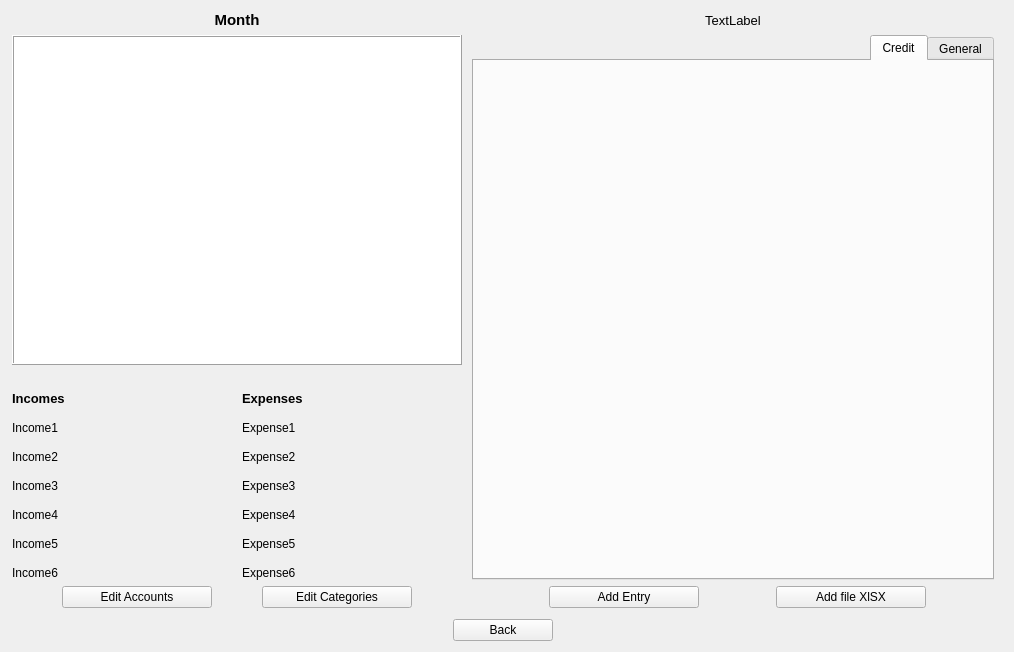
<?xml version="1.0" encoding="UTF-8"?>
<ui version="4.0">
 <class>MonthView</class>
 <widget class="QWidget" name="MonthView">
  <property name="windowModality">
   <enum>Qt::WindowModality::WindowModal</enum>
  </property>
  <property name="geometry">
   <rect>
    <x>0</x>
    <y>0</y>
    <width>990</width>
    <height>652</height>
   </rect>
  </property>
  <property name="sizePolicy">
   <sizepolicy hsizetype="Expanding" vsizetype="Expanding">
    <horstretch>0</horstretch>
    <verstretch>0</verstretch>
   </sizepolicy>
  </property>
  <property name="font">
   <font>
    <pointsize>9</pointsize>
   </font>
  </property>
  <property name="windowTitle">
   <string>Month View</string>
  </property>
  <layout class="QGridLayout" name="gridLayout" rowstretch="0,0,0,0,0" columnstretch="1,1,3,0">
   <property name="leftMargin">
    <number>12</number>
   </property>
   <property name="rightMargin">
    <number>10</number>
   </property>
   <property name="horizontalSpacing">
    <number>10</number>
   </property>
   <item row="2" column="0">
    <layout class="QFormLayout" name="IncomesLayout">
     <property name="fieldGrowthPolicy">
      <enum>QFormLayout::FieldGrowthPolicy::AllNonFixedFieldsGrow</enum>
     </property>
     <property name="rowWrapPolicy">
      <enum>QFormLayout::RowWrapPolicy::WrapLongRows</enum>
     </property>
     <property name="verticalSpacing">
      <number>15</number>
     </property>
     <property name="leftMargin">
      <number>0</number>
     </property>
     <property name="topMargin">
      <number>20</number>
     </property>
     <property name="rightMargin">
      <number>0</number>
     </property>
     <property name="bottomMargin">
      <number>0</number>
     </property>
     <item row="0" column="0">
      <widget class="QLabel" name="label">
       <property name="font">
        <font>
         <pointsize>10</pointsize>
         <bold>true</bold>
        </font>
       </property>
       <property name="frameShadow">
        <enum>QFrame::Shadow::Raised</enum>
       </property>
       <property name="text">
        <string>Incomes</string>
       </property>
       <property name="alignment">
        <set>Qt::AlignmentFlag::AlignBottom|Qt::AlignmentFlag::AlignLeading|Qt::AlignmentFlag::AlignLeft</set>
       </property>
      </widget>
     </item>
     <item row="1" column="0">
      <widget class="QLabel" name="Income1">
       <property name="enabled">
        <bool>true</bool>
       </property>
       <property name="statusTip">
        <string/>
       </property>
       <property name="whatsThis">
        <string/>
       </property>
       <property name="accessibleName">
        <string/>
       </property>
       <property name="accessibleDescription">
        <string/>
       </property>
       <property name="styleSheet">
        <string notr="true"/>
       </property>
       <property name="text">
        <string>Income1</string>
       </property>
       <property name="scaledContents">
        <bool>false</bool>
       </property>
       <property name="buddy">
        <cstring></cstring>
       </property>
      </widget>
     </item>
     <item row="1" column="1">
      <widget class="QLabel" name="Income1Amount">
       <property name="layoutDirection">
        <enum>Qt::LayoutDirection::LeftToRight</enum>
       </property>
       <property name="text">
        <string/>
       </property>
       <property name="alignment">
        <set>Qt::AlignmentFlag::AlignRight|Qt::AlignmentFlag::AlignTrailing|Qt::AlignmentFlag::AlignVCenter</set>
       </property>
      </widget>
     </item>
     <item row="2" column="0">
      <widget class="QLabel" name="Income2">
       <property name="text">
        <string>Income2</string>
       </property>
      </widget>
     </item>
     <item row="2" column="1">
      <widget class="QLabel" name="Income2Amount">
       <property name="text">
        <string/>
       </property>
       <property name="alignment">
        <set>Qt::AlignmentFlag::AlignRight|Qt::AlignmentFlag::AlignTrailing|Qt::AlignmentFlag::AlignVCenter</set>
       </property>
      </widget>
     </item>
     <item row="3" column="0">
      <widget class="QLabel" name="Income3">
       <property name="text">
        <string>Income3</string>
       </property>
      </widget>
     </item>
     <item row="3" column="1">
      <widget class="QLabel" name="Income3Amount">
       <property name="text">
        <string/>
       </property>
       <property name="alignment">
        <set>Qt::AlignmentFlag::AlignRight|Qt::AlignmentFlag::AlignTrailing|Qt::AlignmentFlag::AlignVCenter</set>
       </property>
      </widget>
     </item>
     <item row="4" column="0">
      <widget class="QLabel" name="Income4">
       <property name="text">
        <string>Income4</string>
       </property>
      </widget>
     </item>
     <item row="4" column="1">
      <widget class="QLabel" name="Income4Amount">
       <property name="text">
        <string/>
       </property>
       <property name="alignment">
        <set>Qt::AlignmentFlag::AlignRight|Qt::AlignmentFlag::AlignTrailing|Qt::AlignmentFlag::AlignVCenter</set>
       </property>
      </widget>
     </item>
     <item row="5" column="0">
      <widget class="QLabel" name="Income5">
       <property name="text">
        <string>Income5</string>
       </property>
      </widget>
     </item>
     <item row="5" column="1">
      <widget class="QLabel" name="Income5Amount">
       <property name="text">
        <string/>
       </property>
       <property name="alignment">
        <set>Qt::AlignmentFlag::AlignRight|Qt::AlignmentFlag::AlignTrailing|Qt::AlignmentFlag::AlignVCenter</set>
       </property>
      </widget>
     </item>
     <item row="6" column="0">
      <widget class="QLabel" name="Income6">
       <property name="text">
        <string>Income6</string>
       </property>
      </widget>
     </item>
     <item row="6" column="1">
      <widget class="QLabel" name="Income6Amount">
       <property name="text">
        <string/>
       </property>
       <property name="alignment">
        <set>Qt::AlignmentFlag::AlignRight|Qt::AlignmentFlag::AlignTrailing|Qt::AlignmentFlag::AlignVCenter</set>
       </property>
      </widget>
     </item>
    </layout>
   </item>
   <item row="2" column="1">
    <layout class="QFormLayout" name="ExpensesLayout">
     <property name="sizeConstraint">
      <enum>QLayout::SizeConstraint::SetDefaultConstraint</enum>
     </property>
     <property name="rowWrapPolicy">
      <enum>QFormLayout::RowWrapPolicy::DontWrapRows</enum>
     </property>
     <property name="formAlignment">
      <set>Qt::AlignmentFlag::AlignLeading|Qt::AlignmentFlag::AlignLeft|Qt::AlignmentFlag::AlignTop</set>
     </property>
     <property name="horizontalSpacing">
      <number>5</number>
     </property>
     <property name="verticalSpacing">
      <number>15</number>
     </property>
     <property name="leftMargin">
      <number>0</number>
     </property>
     <property name="topMargin">
      <number>20</number>
     </property>
     <property name="rightMargin">
      <number>0</number>
     </property>
     <property name="bottomMargin">
      <number>0</number>
     </property>
     <item row="0" column="0">
      <widget class="QLabel" name="Expenses_title">
       <property name="sizePolicy">
        <sizepolicy hsizetype="Preferred" vsizetype="Preferred">
         <horstretch>0</horstretch>
         <verstretch>0</verstretch>
        </sizepolicy>
       </property>
       <property name="font">
        <font>
         <pointsize>10</pointsize>
         <bold>true</bold>
        </font>
       </property>
       <property name="frameShape">
        <enum>QFrame::Shape::NoFrame</enum>
       </property>
       <property name="frameShadow">
        <enum>QFrame::Shadow::Raised</enum>
       </property>
       <property name="text">
        <string>Expenses</string>
       </property>
       <property name="alignment">
        <set>Qt::AlignmentFlag::AlignBottom|Qt::AlignmentFlag::AlignLeading|Qt::AlignmentFlag::AlignLeft</set>
       </property>
      </widget>
     </item>
     <item row="1" column="0">
      <widget class="QLabel" name="Expense1">
       <property name="enabled">
        <bool>true</bool>
       </property>
       <property name="text">
        <string>Expense1</string>
       </property>
      </widget>
     </item>
     <item row="1" column="1">
      <widget class="QLabel" name="Expense1Amount">
       <property name="enabled">
        <bool>true</bool>
       </property>
       <property name="layoutDirection">
        <enum>Qt::LayoutDirection::LeftToRight</enum>
       </property>
       <property name="text">
        <string/>
       </property>
       <property name="alignment">
        <set>Qt::AlignmentFlag::AlignRight|Qt::AlignmentFlag::AlignTrailing|Qt::AlignmentFlag::AlignVCenter</set>
       </property>
      </widget>
     </item>
     <item row="2" column="0">
      <widget class="QLabel" name="Expense2">
       <property name="enabled">
        <bool>true</bool>
       </property>
       <property name="text">
        <string>Expense2</string>
       </property>
      </widget>
     </item>
     <item row="2" column="1">
      <widget class="QLabel" name="Expense2Amount">
       <property name="text">
        <string/>
       </property>
       <property name="alignment">
        <set>Qt::AlignmentFlag::AlignRight|Qt::AlignmentFlag::AlignTrailing|Qt::AlignmentFlag::AlignVCenter</set>
       </property>
      </widget>
     </item>
     <item row="3" column="0">
      <widget class="QLabel" name="Expense3">
       <property name="enabled">
        <bool>true</bool>
       </property>
       <property name="text">
        <string>Expense3</string>
       </property>
      </widget>
     </item>
     <item row="3" column="1">
      <widget class="QLabel" name="Expense3Amount">
       <property name="text">
        <string/>
       </property>
       <property name="alignment">
        <set>Qt::AlignmentFlag::AlignRight|Qt::AlignmentFlag::AlignTrailing|Qt::AlignmentFlag::AlignVCenter</set>
       </property>
      </widget>
     </item>
     <item row="4" column="0">
      <widget class="QLabel" name="Expense4">
       <property name="enabled">
        <bool>true</bool>
       </property>
       <property name="text">
        <string>Expense4</string>
       </property>
      </widget>
     </item>
     <item row="4" column="1">
      <widget class="QLabel" name="Expense4Amount">
       <property name="text">
        <string/>
       </property>
       <property name="alignment">
        <set>Qt::AlignmentFlag::AlignRight|Qt::AlignmentFlag::AlignTrailing|Qt::AlignmentFlag::AlignVCenter</set>
       </property>
      </widget>
     </item>
     <item row="5" column="0">
      <widget class="QLabel" name="Expense5">
       <property name="enabled">
        <bool>true</bool>
       </property>
       <property name="text">
        <string>Expense5</string>
       </property>
      </widget>
     </item>
     <item row="5" column="1">
      <widget class="QLabel" name="Expense5Amount">
       <property name="text">
        <string/>
       </property>
       <property name="alignment">
        <set>Qt::AlignmentFlag::AlignRight|Qt::AlignmentFlag::AlignTrailing|Qt::AlignmentFlag::AlignVCenter</set>
       </property>
      </widget>
     </item>
     <item row="6" column="0">
      <widget class="QLabel" name="Expense6">
       <property name="text">
        <string>Expense6</string>
       </property>
      </widget>
     </item>
     <item row="6" column="1">
      <widget class="QLabel" name="Expense6Amount">
       <property name="text">
        <string/>
       </property>
       <property name="alignment">
        <set>Qt::AlignmentFlag::AlignRight|Qt::AlignmentFlag::AlignTrailing|Qt::AlignmentFlag::AlignVCenter</set>
       </property>
      </widget>
     </item>
    </layout>
   </item>
   <item row="3" column="2" colspan="2">
    <layout class="QHBoxLayout" name="horizontalLayout_2">
     <property name="spacing">
      <number>50</number>
     </property>
     <property name="leftMargin">
      <number>50</number>
     </property>
     <property name="rightMargin">
      <number>50</number>
     </property>
     <item>
      <widget class="QPushButton" name="AddEntryButton">
       <property name="sizePolicy">
        <sizepolicy hsizetype="Fixed" vsizetype="Fixed">
         <horstretch>0</horstretch>
         <verstretch>0</verstretch>
        </sizepolicy>
       </property>
       <property name="minimumSize">
        <size>
         <width>150</width>
         <height>0</height>
        </size>
       </property>
       <property name="text">
        <string>Add Entry</string>
       </property>
      </widget>
     </item>
     <item>
      <widget class="QPushButton" name="addFileButton">
       <property name="sizePolicy">
        <sizepolicy hsizetype="Fixed" vsizetype="Fixed">
         <horstretch>0</horstretch>
         <verstretch>0</verstretch>
        </sizepolicy>
       </property>
       <property name="minimumSize">
        <size>
         <width>150</width>
         <height>0</height>
        </size>
       </property>
       <property name="text">
        <string>Add file XlSX</string>
       </property>
      </widget>
     </item>
    </layout>
   </item>
   <item row="1" column="0" colspan="2">
    <widget class="QChartView" name="graphicsView">
     <property name="minimumSize">
      <size>
       <width>350</width>
       <height>300</height>
      </size>
     </property>
     <property name="maximumSize">
      <size>
       <width>10000</width>
       <height>10000</height>
      </size>
     </property>
     <property name="frameShape">
      <enum>QFrame::Shape::Box</enum>
     </property>
     <property name="frameShadow">
      <enum>QFrame::Shadow::Raised</enum>
     </property>
    </widget>
   </item>
   <item row="0" column="2">
    <widget class="QLabel" name="DateNowLabel">
     <property name="font">
      <font>
       <pointsize>10</pointsize>
      </font>
     </property>
     <property name="text">
      <string>TextLabel</string>
     </property>
     <property name="alignment">
      <set>Qt::AlignmentFlag::AlignCenter</set>
     </property>
    </widget>
   </item>
   <item row="4" column="0" colspan="3">
    <layout class="QHBoxLayout" name="horizontalLayout" stretch="0">
     <property name="leftMargin">
      <number>0</number>
     </property>
     <property name="topMargin">
      <number>5</number>
     </property>
     <property name="rightMargin">
      <number>0</number>
     </property>
     <item>
      <widget class="QPushButton" name="BackButton">
       <property name="sizePolicy">
        <sizepolicy hsizetype="Fixed" vsizetype="Preferred">
         <horstretch>0</horstretch>
         <verstretch>0</verstretch>
        </sizepolicy>
       </property>
       <property name="minimumSize">
        <size>
         <width>100</width>
         <height>0</height>
        </size>
       </property>
       <property name="text">
        <string>Back</string>
       </property>
      </widget>
     </item>
    </layout>
   </item>
   <item row="0" column="0" colspan="2">
    <widget class="QLabel" name="MonthNameLabel">
     <property name="font">
      <font>
       <pointsize>11</pointsize>
       <bold>true</bold>
      </font>
     </property>
     <property name="text">
      <string>Month</string>
     </property>
     <property name="alignment">
      <set>Qt::AlignmentFlag::AlignCenter</set>
     </property>
    </widget>
   </item>
   <item row="1" column="2" rowspan="2">
    <widget class="QTabWidget" name="typeAccountView">
     <property name="layoutDirection">
      <enum>Qt::LayoutDirection::RightToLeft</enum>
     </property>
     <property name="tabPosition">
      <enum>QTabWidget::TabPosition::North</enum>
     </property>
     <property name="tabShape">
      <enum>QTabWidget::TabShape::Rounded</enum>
     </property>
     <property name="currentIndex">
      <number>1</number>
     </property>
     <widget class="QWidget" name="debitPage">
      <attribute name="title">
       <string>General</string>
      </attribute>
      <layout class="QVBoxLayout" name="verticalLayout_2">
       <item>
        <widget class="QLabel" name="label_4">
         <property name="font">
          <font>
           <pointsize>10</pointsize>
           <bold>true</bold>
          </font>
         </property>
         <property name="frameShadow">
          <enum>QFrame::Shadow::Raised</enum>
         </property>
         <property name="text">
          <string>Sumary</string>
         </property>
        </widget>
       </item>
       <item>
        <widget class="Line" name="line_2">
         <property name="orientation">
          <enum>Qt::Orientation::Horizontal</enum>
         </property>
        </widget>
       </item>
       <item>
        <widget class="QLabel" name="TotalSavingsLabel">
         <property name="font">
          <font>
           <pointsize>9</pointsize>
           <bold>true</bold>
          </font>
         </property>
         <property name="text">
          <string>Total of Savings</string>
         </property>
        </widget>
       </item>
       <item>
        <widget class="QLabel" name="TotalSavingsAmount">
         <property name="text">
          <string>0</string>
         </property>
         <property name="alignment">
          <set>Qt::AlignmentFlag::AlignRight|Qt::AlignmentFlag::AlignTrailing|Qt::AlignmentFlag::AlignVCenter</set>
         </property>
        </widget>
       </item>
       <item>
        <widget class="QLabel" name="TotalIncomesLabel">
         <property name="font">
          <font>
           <pointsize>9</pointsize>
           <bold>true</bold>
          </font>
         </property>
         <property name="frameShape">
          <enum>QFrame::Shape::NoFrame</enum>
         </property>
         <property name="frameShadow">
          <enum>QFrame::Shadow::Plain</enum>
         </property>
         <property name="lineWidth">
          <number>0</number>
         </property>
         <property name="text">
          <string>Total of Incomes</string>
         </property>
         <property name="textFormat">
          <enum>Qt::TextFormat::AutoText</enum>
         </property>
         <property name="scaledContents">
          <bool>false</bool>
         </property>
        </widget>
       </item>
       <item>
        <widget class="QLabel" name="TotalIncomesAmount">
         <property name="text">
          <string>0</string>
         </property>
         <property name="alignment">
          <set>Qt::AlignmentFlag::AlignRight|Qt::AlignmentFlag::AlignTrailing|Qt::AlignmentFlag::AlignVCenter</set>
         </property>
        </widget>
       </item>
       <item>
        <widget class="QLabel" name="TotalExpensesLabel">
         <property name="font">
          <font>
           <pointsize>9</pointsize>
           <italic>false</italic>
           <bold>true</bold>
          </font>
         </property>
         <property name="text">
          <string>Total of Expenses</string>
         </property>
        </widget>
       </item>
       <item>
        <widget class="QLabel" name="TotalExpensesAmount">
         <property name="text">
          <string>0</string>
         </property>
         <property name="alignment">
          <set>Qt::AlignmentFlag::AlignRight|Qt::AlignmentFlag::AlignTrailing|Qt::AlignmentFlag::AlignVCenter</set>
         </property>
        </widget>
       </item>
       <item>
        <layout class="QVBoxLayout" name="verticalLayout">
         <property name="spacing">
          <number>5</number>
         </property>
         <property name="sizeConstraint">
          <enum>QLayout::SizeConstraint::SetFixedSize</enum>
         </property>
         <property name="leftMargin">
          <number>0</number>
         </property>
         <item>
          <widget class="QLabel" name="label_3">
           <property name="font">
            <font>
             <pointsize>9</pointsize>
             <italic>true</italic>
            </font>
           </property>
           <property name="frameShadow">
            <enum>QFrame::Shadow::Raised</enum>
           </property>
           <property name="text">
            <string>Last Entries</string>
           </property>
          </widget>
         </item>
         <item>
          <widget class="QTableView" name="TableViewLastEntry">
           <property name="minimumSize">
            <size>
             <width>500</width>
             <height>0</height>
            </size>
           </property>
           <property name="layoutDirection">
            <enum>Qt::LayoutDirection::LeftToRight</enum>
           </property>
           <property name="editTriggers">
            <set>QAbstractItemView::EditTrigger::NoEditTriggers</set>
           </property>
           <property name="sortingEnabled">
            <bool>true</bool>
           </property>
          </widget>
         </item>
        </layout>
       </item>
      </layout>
     </widget>
     <widget class="QWidget" name="creditPage">
      <property name="layoutDirection">
       <enum>Qt::LayoutDirection::LeftToRight</enum>
      </property>
      <attribute name="title">
       <string>Credit</string>
      </attribute>
      <layout class="QGridLayout" name="gridLayout_2">
       <property name="leftMargin">
        <number>10</number>
       </property>
       <property name="rightMargin">
        <number>12</number>
       </property>
       <property name="horizontalSpacing">
        <number>30</number>
       </property>
      </layout>
     </widget>
    </widget>
   </item>
   <item row="3" column="0" colspan="2">
    <layout class="QHBoxLayout" name="horizontalLayout_3">
     <property name="spacing">
      <number>50</number>
     </property>
     <property name="leftMargin">
      <number>50</number>
     </property>
     <property name="rightMargin">
      <number>50</number>
     </property>
     <item>
      <widget class="QPushButton" name="EditAccountButton">
       <property name="sizePolicy">
        <sizepolicy hsizetype="Minimum" vsizetype="Minimum">
         <horstretch>0</horstretch>
         <verstretch>0</verstretch>
        </sizepolicy>
       </property>
       <property name="minimumSize">
        <size>
         <width>150</width>
         <height>0</height>
        </size>
       </property>
       <property name="text">
        <string>Edit Accounts</string>
       </property>
      </widget>
     </item>
     <item>
      <widget class="QPushButton" name="EditCategoryButton">
       <property name="sizePolicy">
        <sizepolicy hsizetype="Preferred" vsizetype="Minimum">
         <horstretch>0</horstretch>
         <verstretch>0</verstretch>
        </sizepolicy>
       </property>
       <property name="minimumSize">
        <size>
         <width>150</width>
         <height>0</height>
        </size>
       </property>
       <property name="text">
        <string>Edit Categories</string>
       </property>
      </widget>
     </item>
    </layout>
   </item>
  </layout>
 </widget>
 <customwidgets>
  <customwidget>
   <class>QChartView</class>
   <extends>QGraphicsView</extends>
   <header>qchartview.h</header>
  </customwidget>
 </customwidgets>
 <resources/>
 <connections/>
</ui>
